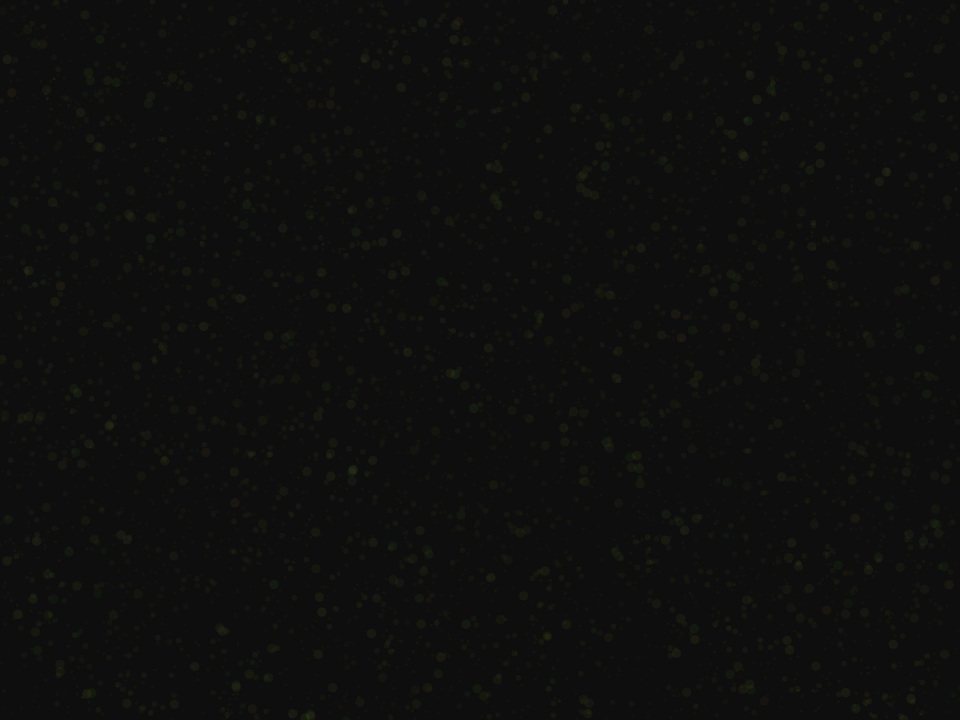
Frame 1 (no input)
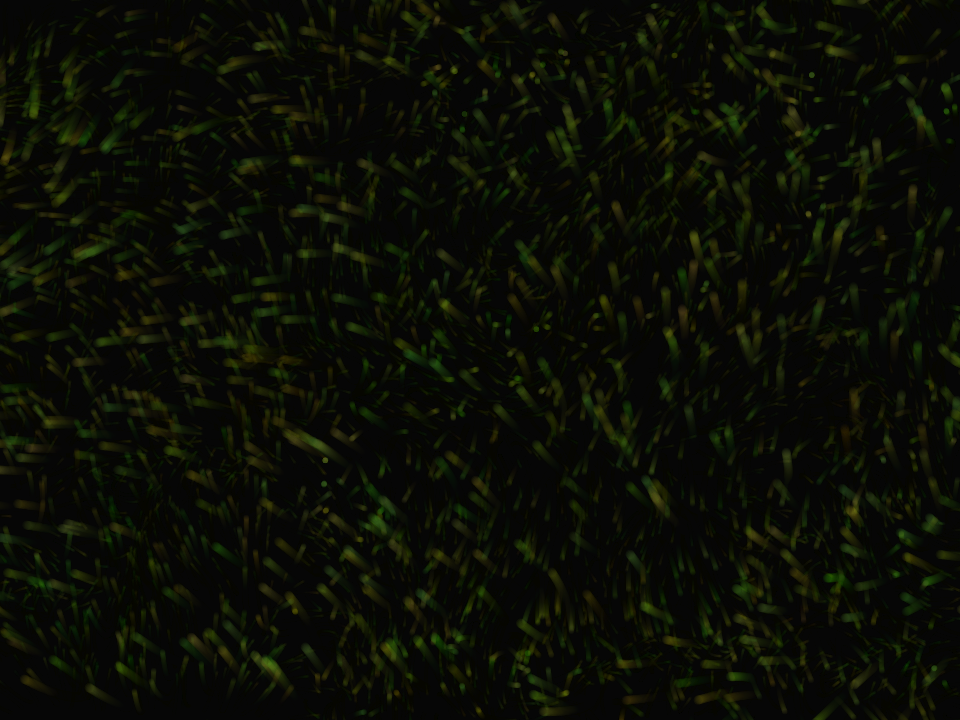
Frame 60 (no input)
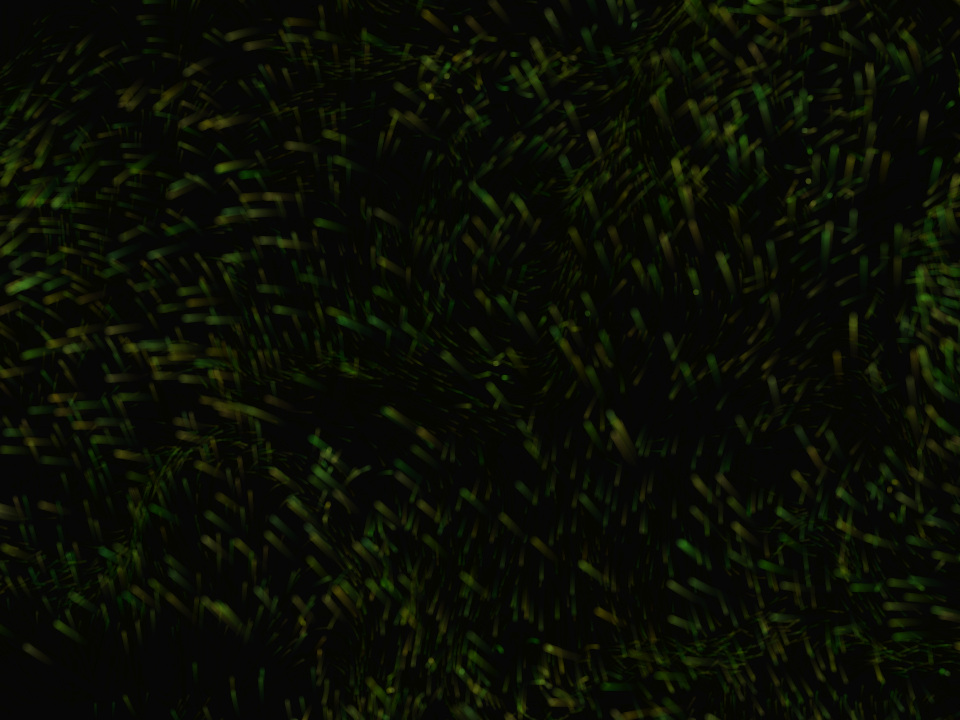
Frame 120 (the mouse pressed at the canvas centre since frame 60)

The p5.js sketch that drew these frames (run headless with seeded random() and noise() and a simulated clock; from frame 60 on, the mouse is pressed at the canvas centre):

// p5.js sketch
// ── sketch.js
/**
 * Single-panel generative sketch inspired by Studio ANF's Hyperschwarm
 * Reference: https://studioanf.com/project/hyperschwarm-generative-art-installation
 */

const W = 960;
const H = 720;

let layers = []; // array of swarm layers
let zFlow = 0; // depth of the flow field
let hueAnchor = 0; // base hue for the palette
let hueDrift = 0; // drift of the hue
let palettePhase = 0; // phase of the palette
let nextPaletteAt = 0; // time to switch to a new palette

function setup() {
  createCanvas(W, H);
  colorMode(HSB, 360, 100, 100, 100);
  randomSeed(floor(random(1e9)));
  noiseSeed(floor(random(1e9)));

  hueAnchor = random(360);
  nextPaletteAt = frameCount + int(random(400, 900));

  // three different spatial frequencies (small/medium/large) with low per-dot alpha so marks merge
  layers.push(
    new SwarmLayer(3200, 0.78, 3.4, 8, 0.0026, 0.016),
    new SwarmLayer(1400, 1.0, 5.8, 11, 0.0014, 0.024),
    new SwarmLayer(480, 1.25, 9.5, 14, 0.00085, 0.036)
  );

  background(0, 0, 6);
}

function draw() {
  // Fade previous frame (new marks blend over the last set)
  noStroke();
  fill(0, 0, 0, 8);
  rect(0, 0, width, height);

  // Update the depth of the flow field, the drift of the hue, and the phase of the palette
  zFlow += 0.0007;
  hueDrift += 0.12;
  palettePhase += 0.003;

  // Slow global hue rotation + occasional palette change
  if (frameCount >= nextPaletteAt) {
    hueAnchor = (hueAnchor + random(40, 120)) % 360;
    nextPaletteAt = frameCount + int(random(500, 1400));
  }
  // Calculate the global hue based on the anchor, drift, and phase
  const globalHue = (hueAnchor + hueDrift * 0.08 + sin(palettePhase) * 18) % 360;

  // Update and display each layer
  for (const layer of layers) {
    layer.update(zFlow, globalHue);
    layer.display(globalHue);
  }
}

class SwarmLayer {
  /**
   * @param {number} n - particle count
   * @param {number} maxSpeed - steering cap
   * @param {number} r - draw radius
   * @param {number} alpha - max opacity (0–100)
   * @param {number} noiseScale - spatial frequency of flow field
   * @param {number} curl - extra swirl from secondary noise
   */
  constructor(n, maxSpeed, r, alpha, noiseScale, curl) {
    this.particles = []; 
    this.maxSpeed = maxSpeed;
    this.r = r;
    this.alpha = alpha; 
    this.noiseScale = noiseScale; 
    this.curl = curl; 
    // Initialize the particles in the layer with random positions, velocities, and color jitter
    for (let i = 0; i < n; i++) {
      this.particles.push({
        x: random(width),
        y: random(height),
        vx: random(-0.5, 0.5),
        vy: random(-0.5, 0.5),
        hueJitter: random(-28, 28),
        satJitter: random(-12, 18),
        briJitter: random(-10, 15),
      });
    }
  }

  update(z, globalHue) {
    for (const p of this.particles) {
      const nx = p.x * this.noiseScale; // scale the position by the noise scale
      const ny = p.y * this.noiseScale;
      const a1 = noise(nx, ny, z) * TWO_PI * 2; // calculate the angle of the flow field
      const a2 = noise(nx + 400, ny - 200, z * 1.3 + 10) * TWO_PI;
      const ax = cos(a1) + cos(a2) * this.curl * 40; // calculate the acceleration of the particles
      const ay = sin(a1) + sin(a2) * this.curl * 40;

      // Update the velocity of the particles
      p.vx += ax * 0.045;
      p.vy += ay * 0.045;

      const sp = sqrt(p.vx * p.vx + p.vy * p.vy);
      if (sp > this.maxSpeed) {
        p.vx = (p.vx / sp) * this.maxSpeed; // limit the velocity to the maximum speed
        p.vy = (p.vy / sp) * this.maxSpeed;
      }

      // Update the position of the particles
      p.x += p.vx;
      p.y += p.vy;

      // if the particle is outside the canvas, wrap it around to the other side
      if (p.x < -20) p.x = width + 20;
      if (p.x > width + 20) p.x = -20;
      if (p.y < -20) p.y = height + 20;
      if (p.y > height + 20) p.y = -20;
    }
  }

  display(globalHue) {
    // Display the particles with the global hue, color jitter, and noise
    noStroke();
    for (const p of this.particles) {
      const h = (globalHue + p.hueJitter + noise(p.x * 0.01, p.y * 0.01, frameCount * 0.002) * 35) % 360;
      const s = constrain(62 + p.satJitter + noise(p.x * 0.008, p.y * 0.008) * 22, 35, 100);
      const b = constrain(48 + p.briJitter + noise(p.y * 0.007, p.x * 0.007) * 28, 25, 100);
      const a = this.alpha * (0.28 + noise(p.x * 0.02, p.y * 0.02) * 0.42);
      fill(h, s, b, a);
      circle(p.x, p.y, this.r);
    }
  }
}

function keyPressed() {
  // Reset the sketch if the space bar, r, or R key is pressed
  if (key === " " || key === "r" || key === "R") {
    noiseSeed(floor(random(1e9)));
    randomSeed(floor(random(1e9)));
    hueAnchor = random(360);
    for (const layer of layers) {
      for (const p of layer.particles) {
        p.x = random(width);
        p.y = random(height);
        p.vx = random(-0.5, 0.5);
        p.vy = random(-0.5, 0.5);
      }
    }
    background(0, 0, 6);
  }
}
